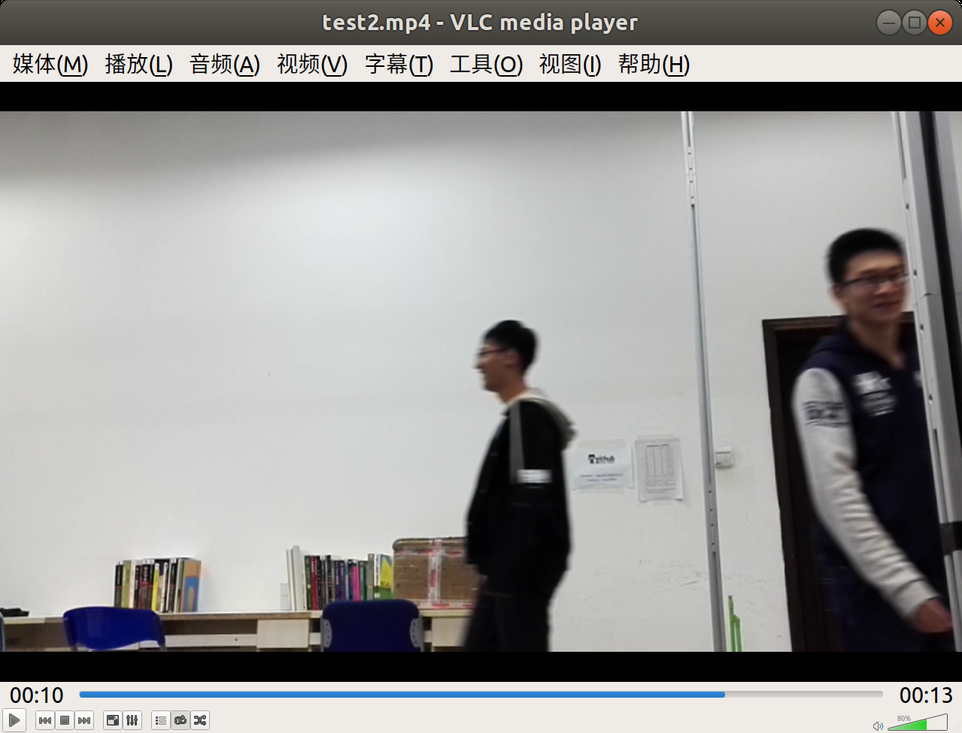
#> input picture pedestrianDetection/data/test2_frame5.png, 962 x 733 px, shrunk from 1279 x 975 before the run, given in place of test4.mp4, which was not available
$ python humanMotionDetection_video.py   (Python 2 division)
#> lines starting #> are read from the running program, lines starting #| are printed output that depends on the picture; after the words box and inside, x2 and y2 are one past the last pixel; in counts of white or black regions, pixels touching at a corner belong together; pictures that were not available may be replaced by others from this repository, and a replacement may not be noted
#> in video_operate, frame is the input picture: shape (733, 962, 3); mean B, G, R 148.4, 149.2, 149.8
'''
 * Copyright 2018/10/11 Yan Wang.
 *
 * This program is free software: you can redistribute it and/or modify
 * it under the terms of the GNU General Public License as published by
 * the Free Software Foundation, either version 2 of the License, or
 * (at your option) any later version.
 *
 * Author: <dieqi317@gmail.com>
 *
 '''

import cv2
from matplotlib import pyplot as plt
import numpy as np
import math

# some simlpe operate for each frame before finding people in it
def simlpe_operate(img):
    # change img into gray
    gray_img = cv2.cvtColor(img,cv2.COLOR_BGR2GRAY)
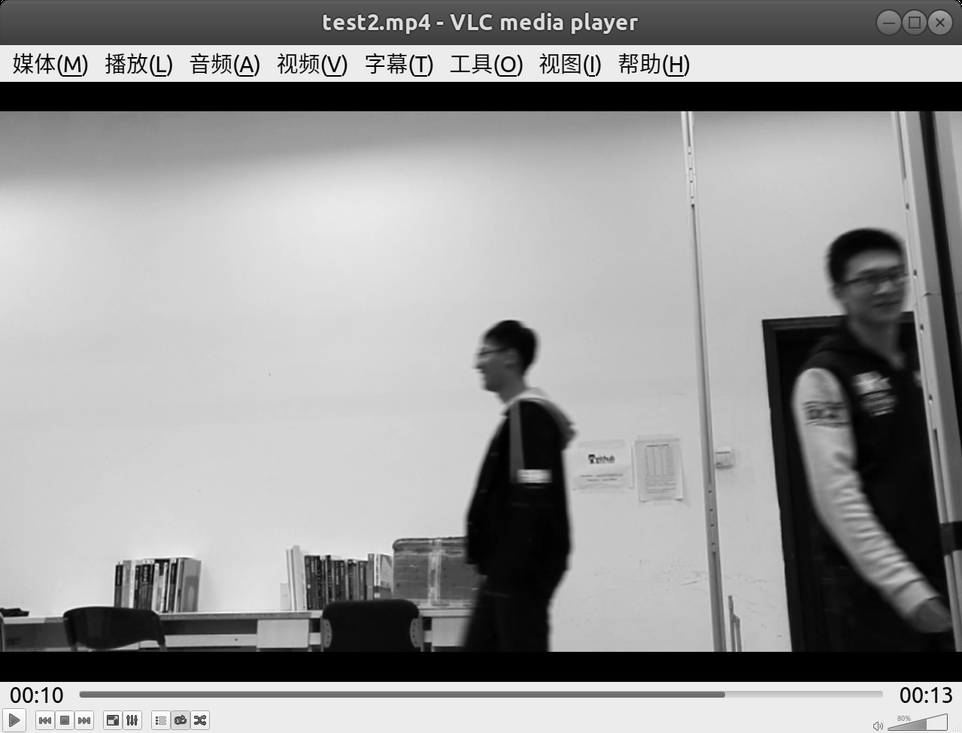
#> gray_img: shape (733, 962); min 0, max 255, mean 149.3
    # Gaussian
    gb_img = cv2.GaussianBlur(gray_img,(5,5),0)
    # threshold
    (T, threshold_img) = cv2.threshold(gb_img, 0, 255, cv2.THRESH_OTSU+cv2.THRESH_BINARY)
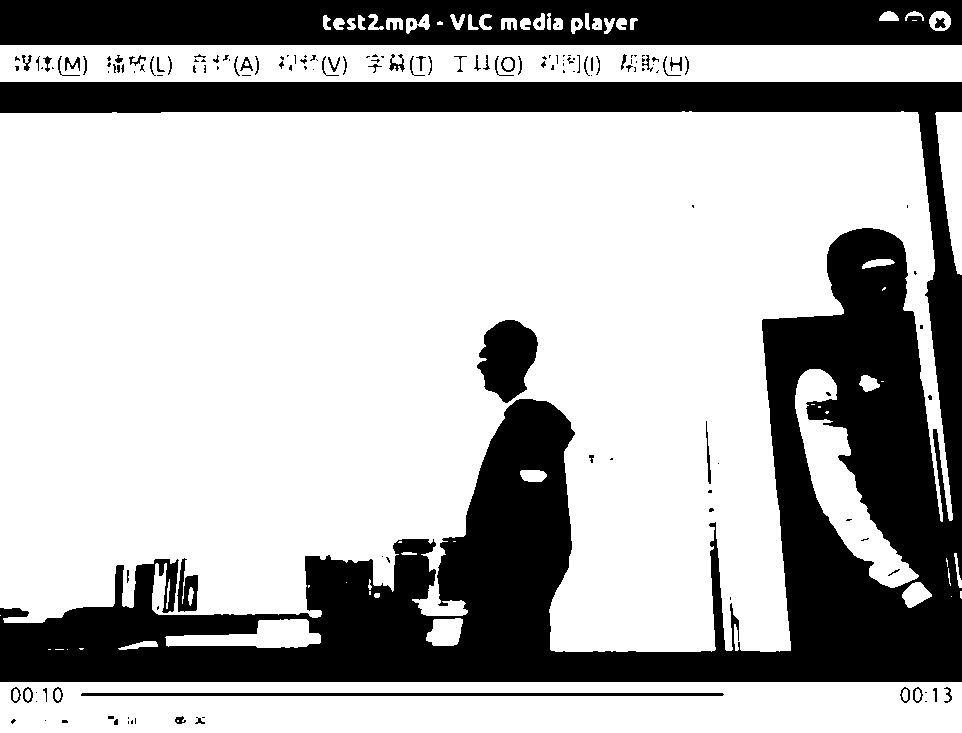
#> threshold_img: shape (733, 962); 69.4% white; 157 black regions (95 under 20 px), largest, box (x1, y1, x2, y2) and area: (0, 82, 962, 682) 165939, (0, 0, 962, 45) 40333, (477, 320, 538, 403) 3431
#> T = 118
    # Canny
    edge_img = cv2.Canny(threshold_img,100,200)
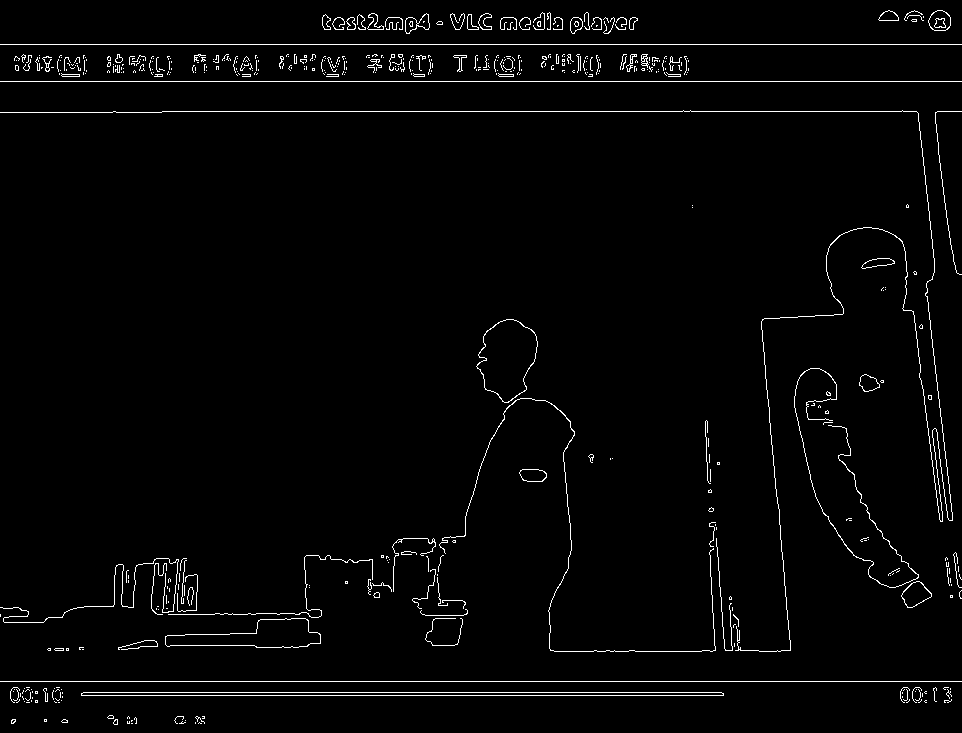
#> edge_img: shape (733, 962); 2.2% white in thin lines or dots

    return threshold_img

# use background to find the people in the picture
def find_people(gray_0,gray_1):
    img_size = gray_1.shape
    img_result = gray_1[:]
    # use a threshold value to judge whether the pixel is in "people" or not
    for i in range (0,img_size[0]):
        for j in range(0,img_size[1]):
            if (abs(gray_0[i][j] - gray_1[i][j]) > 50):
                img_result[i][j] = 0
            else:
                img_result[i][j] = 255
    # change the gray img to RGB for writing into the video
    img_result_RGB = cv2.cvtColor(img_result, cv2.COLOR_GRAY2BGR)

    return img_result_RGB

# remove the noise
def noise_removal(frame):
    kernel = np.ones((3,3),np.uint8)
    # in test 1 and 2: erode 4 times (because the people is black, we shoule use dilate )
    # in test 3 and 4: erode 2
    img_erode = cv2.dilate(frame,kernel,iterations = 2)
    # in test 1 and 2: dilate 2 times (because the people is black, we shoule use erode )
    # in test 3 and 4: dilate 1
    img_erosion = cv2.erode(img_erode,kernel,iterations = 1)

    return img_erosion

# find the background used to find the people
def getBackGround(video_location):
    video_capture = cv2.VideoCapture(video_location)
    # read frame from video
    success, frame = video_capture.read()
    standard_ground = frame
    standard_ground_temp = standard_ground.copy()
    threshold_standard_ground = simlpe_operate(standard_ground_temp)
    i = 0
    while success:
        i = i + 1
        print i
        opearte_frame = frame.copy()
        # find the yellow mark of the photo
        threshold_frame = simlpe_operate(opearte_frame)
        # update the Background by adding the new photo
        threshold_standard_ground = threshold_standard_ground*0.9 + threshold_frame*0.1
        # read  new frame
        success, frame = video_capture.read()

    threshold_standard_ground = threshold_standard_ground/i
    return threshold_frame


def video_operate(video_location,video_location_2,output_name):
    video_capture = cv2.VideoCapture(video_location)
    # get the fps and size of video
    video_fps = video_capture.get(cv2.CAP_PROP_FPS)
    video_size = (int(video_capture.get(cv2.CAP_PROP_FRAME_WIDTH)),
                  int(video_capture.get(cv2.CAP_PROP_FRAME_HEIGHT)))
    # point out how to encode videos
    video_writer = cv2.VideoWriter(output_name,cv2.VideoWriter_fourcc(*'XVID'), video_fps, video_size)
    # read frame from video
    success, frame = video_capture.read()
    threshold_standard_ground = getBackGround(video_location_2)
    i = 0
    while success:
        i = i + 1
        print i
        opearte_frame = frame.copy()

        # find the yellow mark of the photo
        threshold_frame = simlpe_operate(opearte_frame)
        # find the people
        frame_mark = find_people(threshold_standard_ground,threshold_frame)
        # remove the noise
        frame_no_noise = noise_removal(frame_mark)
        # write the photo with mark into the ouput video
        video_writer.write(frame_no_noise)

        success, frame = video_capture.read()

if __name__ == '__main__':
    # input the location of test video
    # the second is used to get the background
    video_location = 'data/test4.mp4'
    video_location_bg = 'data/test4.mp4'
    # input the name of output video
    output_name = 'output4.avi'
    # operate the video
    video_operate(video_location,video_location_bg,output_name)

    cv2.waitKey (0)

$ run again, on pedestrianDetection/data/test3_frame1.png
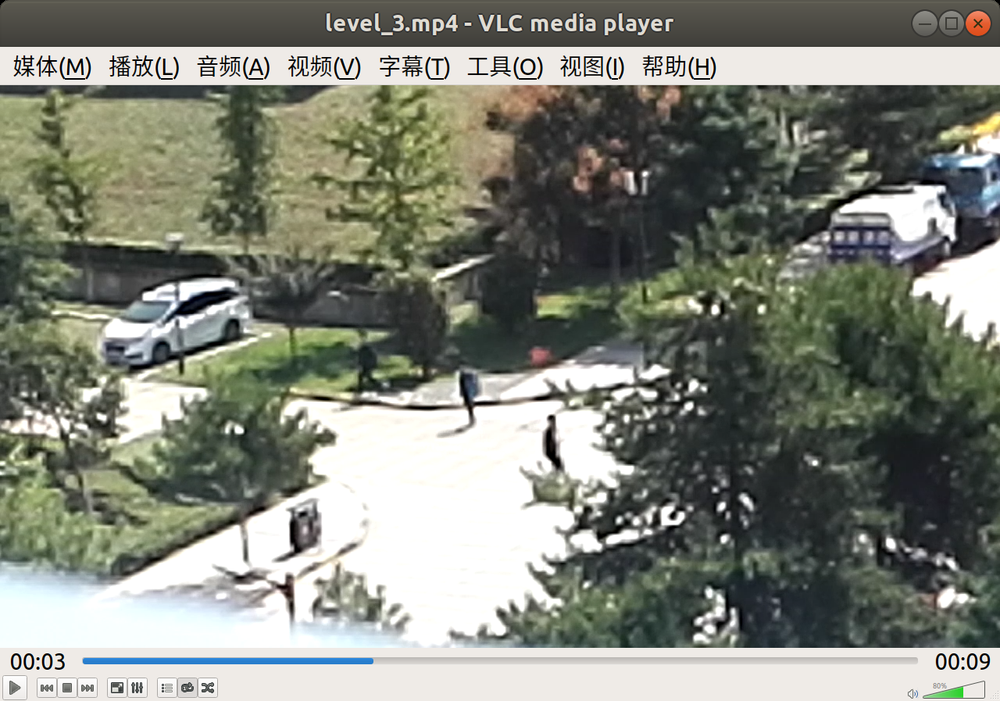
#> input picture pedestrianDetection/data/test3_frame1.png, 1000 x 701 px, shrunk from 1280 x 897 before the run, given in place of test4.mp4, which was not available
#> in video_operate, frame is the input picture: shape (701, 1000, 3); mean B, G, R 122.3, 132.7, 129.6
#> in simlpe_operate, `(T, threshold_img) = cv2.threshold(gb_img, 0, 255, cv2.THRESH_OTSU+cv2..`:
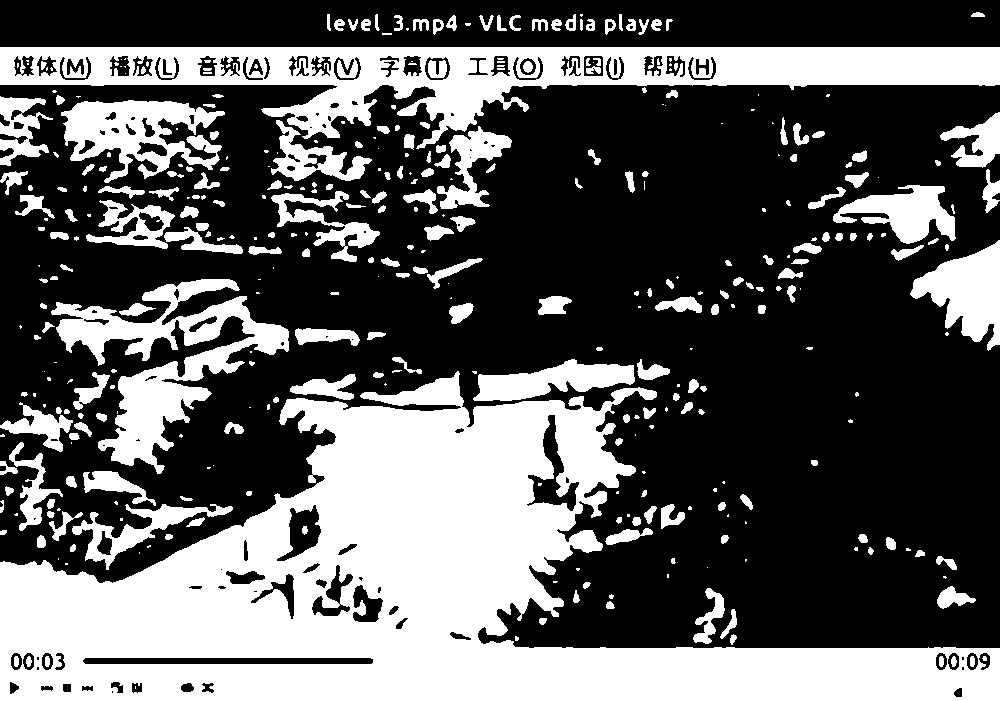
#> threshold_img: shape (701, 1000); 36.6% white; 385 white regions (150 under 20 px), largest, box (x1, y1, x2, y2) and area: (0, 371, 1000, 701) 141150, (0, 47, 1000, 149) 38364, (51, 279, 289, 474) 14619
#> T = 149
#> in simlpe_operate, `edge_img = cv2.Canny(threshold_img,100,200)`:
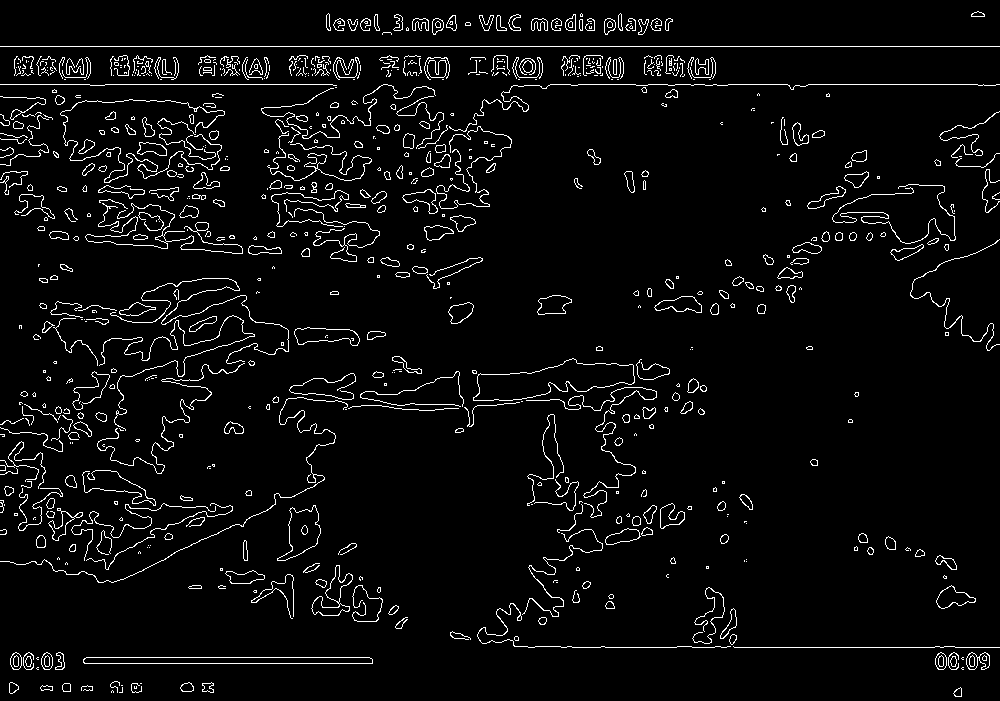
#> edge_img: shape (701, 1000); 4.4% white in thin lines or dots
